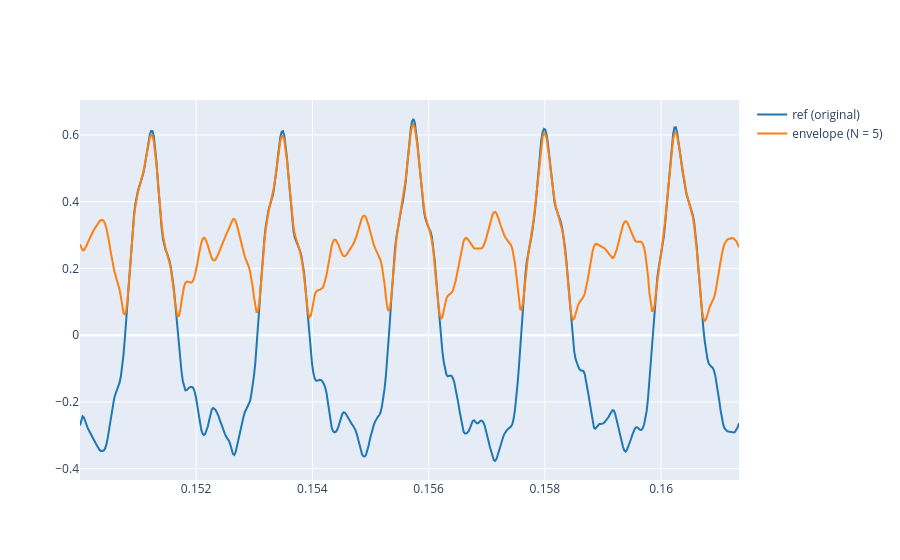
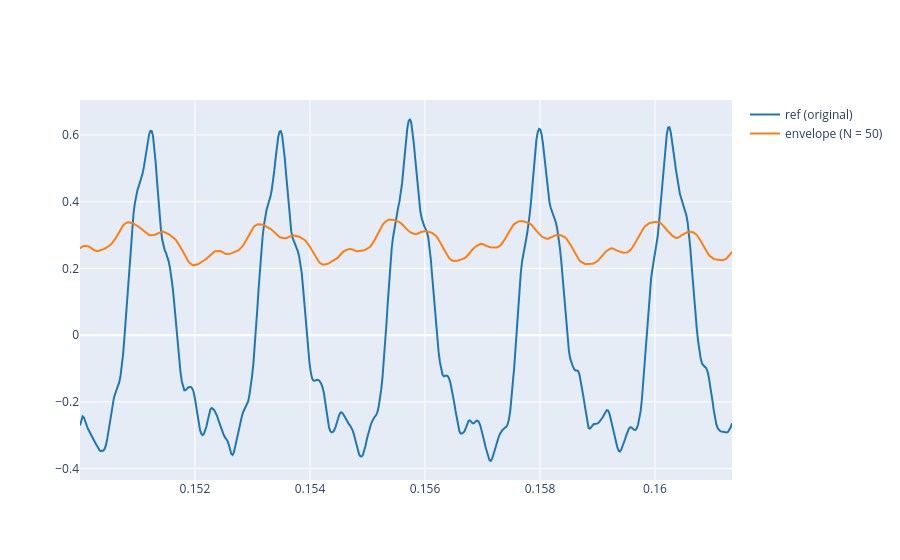
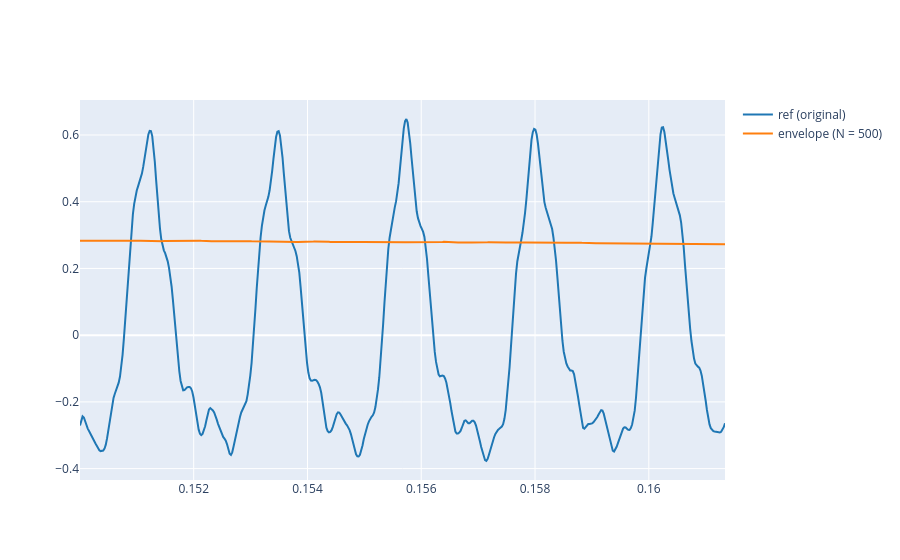

Notebook code for these charts, in order:
### Markdown cell above
2.3 Change the number N to get a good result. What happens when you change the number N?

### Code cell
# Try different N values to see how the envelope smoothness changes
N_values = [5, 50, 500]

for N in N_values:
    y_env, _ = envelope(ref, N)
    plot_signals([ref, y_env], fs, t_start, t_end, name=[f'ref (original)', f'envelope (N = {N})'])

### Figure 1 — Plotly figure (JSON) as saved in the notebook; plotly's stock layout.template omitted (floating-point values rounded to 4 significant figures; data arrays with more than 128 entries replaced by an {"elided": "..."} marker saying what was removed)
{"data": [{"line": {"color": "#1f77b4", "shape": "linear"}, "mode": "lines", "name": "ref (original)", "type": "scatter", "x": {"elided": "501 float values"}, "y": {"elided": "501 float values"}}, {"line": {"color": "#ff7f0e", "shape": "linear"}, "mode": "lines", "name": "envelope (N = 5)", "type": "scatter", "x": {"elided": "501 float values"}, "y": {"elided": "501 float values"}}], "layout": {}}

### Figure 2 — Plotly figure (JSON) as saved in the notebook; plotly's stock layout.template omitted (floating-point values rounded to 4 significant figures; data arrays with more than 128 entries replaced by an {"elided": "..."} marker saying what was removed)
{"data": [{"line": {"color": "#1f77b4", "shape": "linear"}, "mode": "lines", "name": "ref (original)", "type": "scatter", "x": {"elided": "501 float values"}, "y": {"elided": "501 float values"}}, {"line": {"color": "#ff7f0e", "shape": "linear"}, "mode": "lines", "name": "envelope (N = 50)", "type": "scatter", "x": {"elided": "501 float values"}, "y": {"elided": "501 float values"}}], "layout": {}}

### Figure 3 — Plotly figure (JSON) as saved in the notebook; plotly's stock layout.template omitted (floating-point values rounded to 4 significant figures; data arrays with more than 128 entries replaced by an {"elided": "..."} marker saying what was removed)
{"data": [{"line": {"color": "#1f77b4", "shape": "linear"}, "mode": "lines", "name": "ref (original)", "type": "scatter", "x": {"elided": "501 float values"}, "y": {"elided": "501 float values"}}, {"line": {"color": "#ff7f0e", "shape": "linear"}, "mode": "lines", "name": "envelope (N = 500)", "type": "scatter", "x": {"elided": "501 float values"}, "y": {"elided": "501 float values"}}], "layout": {}}
